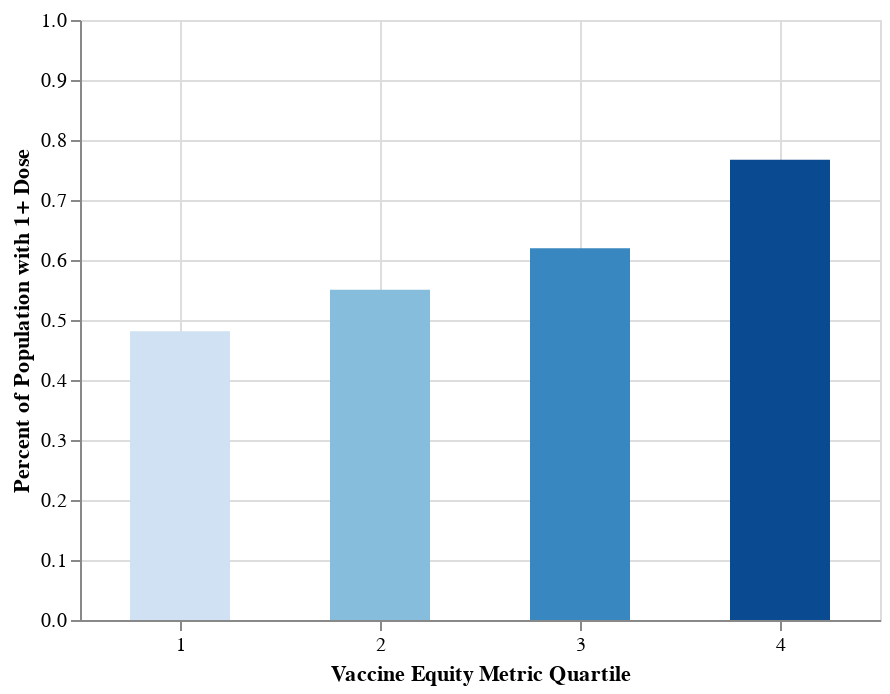

Here is the notebook cell this chart was saved with:
### Code cell
# Do different VEM scores show different percentages of vaccinations?
vem_1d_1 = vaxtidy[vaxtidy['Vaccine Equity Metric Quartile'] == 1].loc[:, 'Percent of Population with 1+ Dose'].mean()

vem_1d_2 = vaxtidy[vaxtidy['Vaccine Equity Metric Quartile'] == 2].loc[:, 'Percent of Population with 1+ Dose'].mean()

vem_1d_3 = vaxtidy[vaxtidy['Vaccine Equity Metric Quartile'] == 3].loc[:, 'Percent of Population with 1+ Dose'].mean()

vem_1d_4 = vaxtidy[vaxtidy['Vaccine Equity Metric Quartile'] == 4].loc[:, 'Percent of Population with 1+ Dose'].mean()

vemunique = vaxtidy['Vaccine Equity Metric Quartile'].sort_values(ascending = True).unique()

vemavg = vaxtidy[]

data = {'Vaccine Equity Metric Quartile' : vemunique, 'Percent of Population with 1+ Dose' : [vem_1d_1, vem_1d_2, vem_1d_3, vem_1d_4]}

table1 = pd.DataFrame(data = data)
table1

vemchart = alt.Chart(table1).mark_bar(size = 50).encode(
    x = alt.X('Vaccine Equity Metric Quartile',
             axis = alt.Axis(tickCount = 4)),
    y = alt.Y('Percent of Population with 1+ Dose',
             scale = alt.Scale(domain = (0,1))),
    color = alt.Color('Vaccine Equity Metric Quartile', legend = None)
)

vemchart

### Figure 1 — Vega-Lite specification as saved in the notebook (floating-point values rounded to 4 significant figures)
{"config": {"view": {"continuousWidth": 400, "continuousHeight": 300}}, "data": {"name": "data-76d1733a5da543baca18218d346ca832"}, "mark": {"type": "bar", "size": 50}, "encoding": {"color": {"type": "quantitative", "field": "Vaccine Equity Metric Quartile", "legend": null}, "x": {"type": "quantitative", "axis": {"tickCount": 4}, "field": "Vaccine Equity Metric Quartile"}, "y": {"type": "quantitative", "field": "Percent of Population with 1+ Dose", "scale": {"domain": [0, 1]}}}, "$schema": "https://vega.github.io/schema/vega-lite/v4.0.2.json", "datasets": {"data-76d1733a5da543baca18218d346ca832": [{"Vaccine Equity Metric Quartile": 1.0, "Percent of Population with 1+ Dose": 0.481}, {"Vaccine Equity Metric Quartile": 2.0, "Percent of Population with 1+ Dose": 0.5506}, {"Vaccine Equity Metric Quartile": 3.0, "Percent of Population with 1+ Dose": 0.6196}, {"Vaccine Equity Metric Quartile": 4.0, "Percent of Population with 1+ Dose": 0.767}]}}
